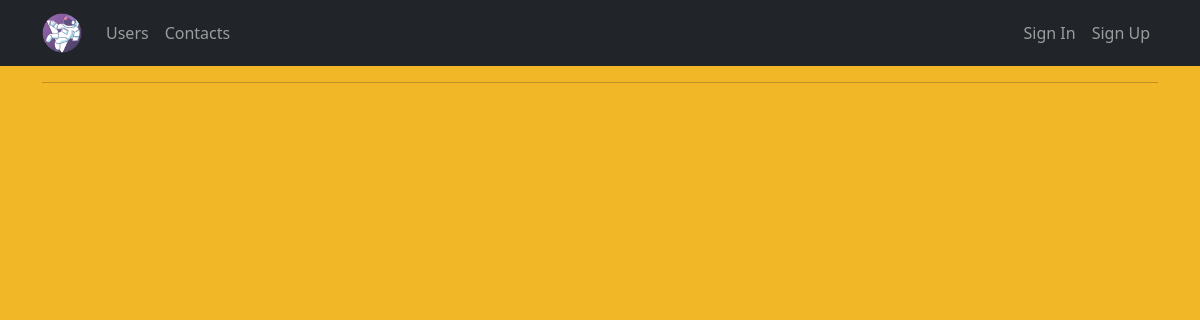
Before: / with the older database file.
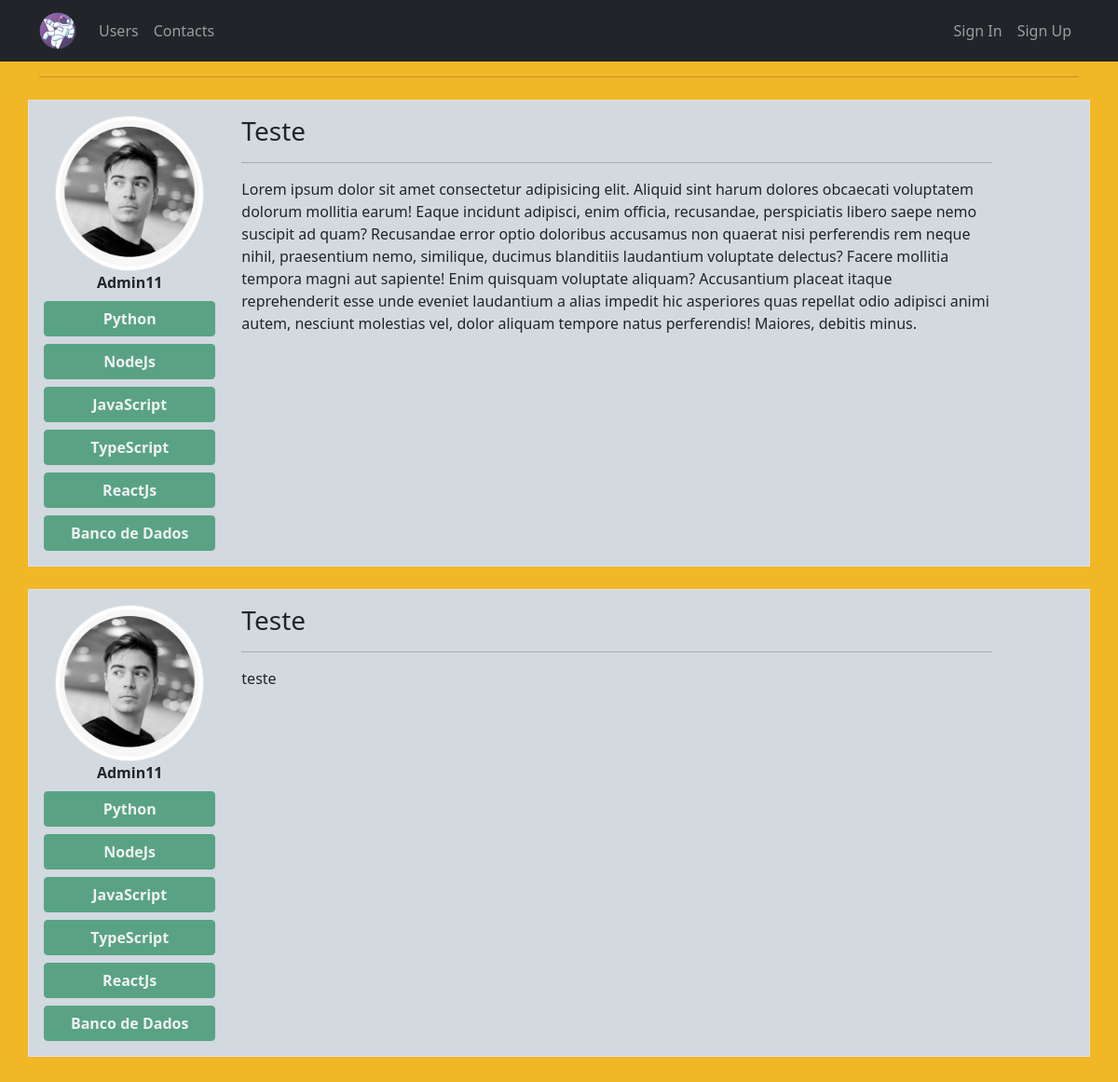
After: the same page with the newer database file.
### site_web/models.py (models this page shows)
class Post(database.Model):
    id = database.Column(database.Integer, primary_key=True)
    title = database.Column(database.String, nullable=False)
    body = database.Column(database.Text, nullable=False)
    dt_create = database.Column(database.DateTime, nullable=False, default=datetime.utcnow)
    id_user = database.Column(database.Integer, database.ForeignKey('user.id'), nullable=False)

class User(database.Model, UserMixin):
    id = database.Column(database.Integer, primary_key=True)
    username = database.Column(database.String, nullable=False)
    email = database.Column(database.String, nullable=False, unique=True)
    password = database.Column(database.String, nullable=False)
    profile_picture = database.Column(database.String, default='default.jpg')
    courses = database.Column(database.String, nullable=False, default='Not Informed')
    posts = database.relationship('Post', backref='author', lazy=True)

### site_web/routes.py (the view)
@app.route("/")
def home():
    posts = Post.query.order_by(Post.id.desc())
    return render_template("home.html", posts=posts)

### site_web/templates/home.html (shortened to what this page needs)
{% extends 'base.html' %}
{% block body %}
    <div class="container">
        <hr>
        {% for post in posts %}
            <div class="row border mt-4 p-3 color02">
                <div class="col col-2 text-center text-capitalize me-3">
                    <div class=""><img src="{{ url_for('static', filename='media/{}'.format(post.author.profile_picture)) }}" alt="profile_pricture" class="rounded-circle img-thumbnail"></div>
                    <strong>{{ post.author.username }}</strong>
                        <div class="row justify-content-center">
                                {% if post.author.courses %}
                                    {% for course in post.author.courses.split(';') %}
                                    <button type="button" class="btn btn-success mt-2 fw-bolder" disabled>
                                        {{ course }}
                                    </button>
                                    {% endfor %}
                                {% else %}
                                    <button type="button" class="btn btn-success mt-2 fw-bolder" disabled>
                                        No Courses Registered :(
                                    </button>
                                {% endif %}
                        </div>
                </div>
                <div class="col col-9 ">
                    <h3 class="text-capitalize">{{ post.title }}</h3>
                    <hr>
                    <p>{{ post.body }}</p>
                </div>
            </div>
        {% endfor %}
    </div>
{% endblock body %}

### site_web/templates/base.html (shortened to what this page needs)
<!DOCTYPE html>
<html lang="PT-BR">
  <head>
    <link
      href="https://cdn.jsdelivr.net/npm/bootstrap@5.1.3/dist/css/bootstrap.min.css"
      rel="stylesheet"
    />
    <link rel="stylesheet" type="text/css" href="{{url_for('static', filename='main.css')}}">
  </head>
  <body id="color01">
    {% include 'navbar.html' %}
    {% block body %}
    {% endblock body %}
  </body>
</html>

### site_web/templates/navbar.html (shortened to what this page needs)
<nav class="navbar navbar-expand-lg navbar-dark bg-dark">
  <div class="container">
    <a class="navbar-brand" href="{{url_for('home')}}">
      <img src="{{url_for('static', filename='media/logo.png')}}" alt="" id="image01" width="40" height="40">
    </a>
    <div class="collapse navbar-collapse" id="navbarSupportedContent">
      <ul class="navbar-nav me-auto mb-2 mb-lg-0">
        <li class="nav-item">
          <a class="nav-link" href="{{url_for('user')}}">Users</a>
        </li>
        <li class="nav-item">
          <a class="nav-link" href="{{url_for('contact')}}">Contacts</a>
        </li>
      </ul>
      <ul class="d-flex navbar-nav">
        {% if current_user.is_authenticated %}
          <li class="nav-item">
            <a href="{{ url_for('create_post')}}" class="nav-link">Create Post</a>
          </li>
          <li class="nav-item">
            <a href="{{ url_for('profile')}}" class="nav-link">My Profile</a>
          </li>
          <li class="nav-item">
            <a href="{{ url_for('exit')}}" class="nav-link">Exit</a>
          </li>
         {% else %}
            <li class="nav-item">
              <a href="{{url_for('login')}}" class="nav-link">Sign In</a>
            </li>
            <li class="nav-item">
              <a href="{{url_for('login')}}" class="nav-link">Sign Up</a>
            </li>
        {% endif %}
      </ul>
    </div>
  </div>
</nav>

### site_web/static/main.css (style rules this page uses)
#color01 { background-color: #f2b727; }
.color02 { background-color: #d2d9df; }

Changed rows visible on the page:
added Post: profile_picture (picture), author.username "Admin11", course "Python" "NodeJs" "JavaScript" "TypeScript" "ReactJs" "Banco de Dados", title "Teste", body "Lorem ipsum dolor sit amet consectetur adipisicing elit. Aliquid sint harum dolores obcaecati voluptatem dolorum mollitia earum! Eaque incidunt adipisci, enim officia, recusandae, perspiciatis libero saepe nemo suscipit ad quam? Recusandae error optio doloribus accusamus non quaerat nisi perferendis rem neque nihil, praesentium nemo, similique, ducimus blanditiis laudantium voluptate delectus? Facere mollitia tempora magni aut sapiente! Enim quisquam voluptate aliquam? Accusantium placeat itaque reprehenderit esse unde eveniet laudantium a alias impedit hic asperiores quas repellat odio adipisci animi autem, nesciunt molestias vel, dolor aliquam tempore natus perferendis! Maiores, debitis…"
added Post: profile_picture (picture), author.username "Admin11", course "Python" "NodeJs" "JavaScript" "TypeScript" "ReactJs" "Banco de Dados", title "Teste", body "teste"
